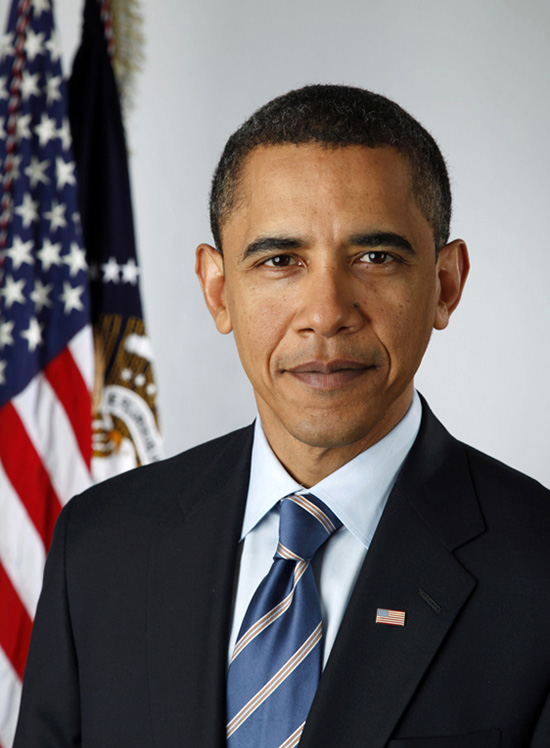
#> input picture data/in/obama.jpg, 550 x 748 px
$ python color_separation.py
#> lines starting #> are read from the running program, lines starting #| are printed output that depends on the picture
# http://scikit-image.org/docs/dev/auto_examples/color_exposure/plot_ihc_color_separation.html#sphx-glr-auto-examples-color-exposure-plot-ihc-color-separation-py

import matplotlib.pyplot as plt
from matplotlib.colors import LinearSegmentedColormap

from skimage import data
from skimage import io
from skimage.color import rgb2hed

import os

# Create an artificial color close to the orginal one
cmap_hema = LinearSegmentedColormap.from_list('mycmap', ['white', 'navy'])
cmap_dab = LinearSegmentedColormap.from_list('mycmap', ['white',
                                             'saddlebrown'])
cmap_eosin = LinearSegmentedColormap.from_list('mycmap', ['darkviolet',
                                               'white'])
# skimage data example
# ihc_rgb = data.immunohistochemistry()
# custom image
data_in_dir = './data/in'
# filename = os.path.join(data_in_dir, 'sun.jpg')
filename = os.path.join(data_in_dir, 'obama.jpg')
ihc_rgb = io.imread(filename)
#> ihc_rgb is the input picture: shape (748, 550, 3); mean R, G, B 113.8, 105.8, 105.7

ihc_hed = rgb2hed(ihc_rgb)
#> ihc_hed: shape (748, 550, 3) float64; mean of channels 0, 1, 2 0.111, 0.00366, 0.0868

fig, axes = plt.subplots(2, 2, figsize=(7, 6), sharex=True, sharey=True,
                         subplot_kw={'adjustable': 'box-forced'})
ax = axes.ravel()

ax[0].imshow(ihc_rgb)
ax[0].set_title("Original image")

ax[1].imshow(ihc_hed[:, :, 0], cmap=cmap_hema)
ax[1].set_title("Hematoxylin")

ax[2].imshow(ihc_hed[:, :, 1], cmap=cmap_eosin)
ax[2].set_title("Eosin")

ax[3].imshow(ihc_hed[:, :, 2], cmap=cmap_dab)
ax[3].set_title("DAB")

for a in ax.ravel():
    a.axis('off')

fig.tight_layout()

###########################

import numpy as np

from skimage.exposure import rescale_intensity

# Rescale hematoxylin and DAB signals and give them a fluorescence look
h = rescale_intensity(ihc_hed[:, :, 0], out_range=(0, 1))
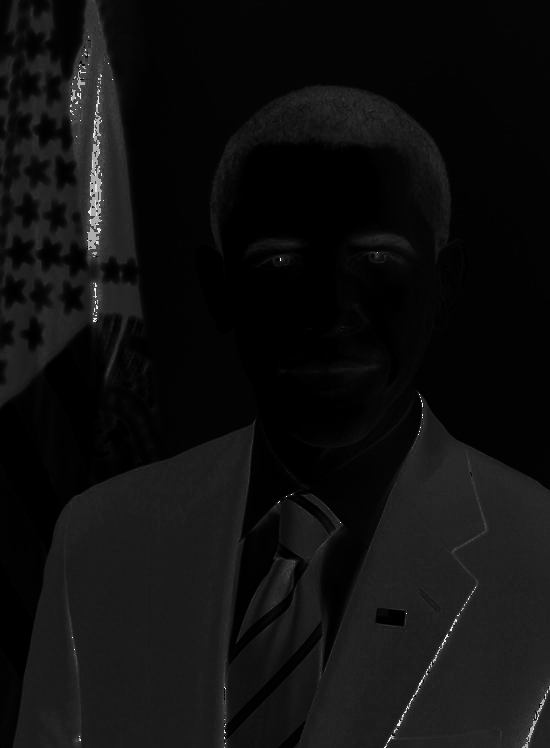
#> h: shape (748, 550) float64; min 0, max 1, mean 0.0621
d = rescale_intensity(ihc_hed[:, :, 2], out_range=(0, 1))
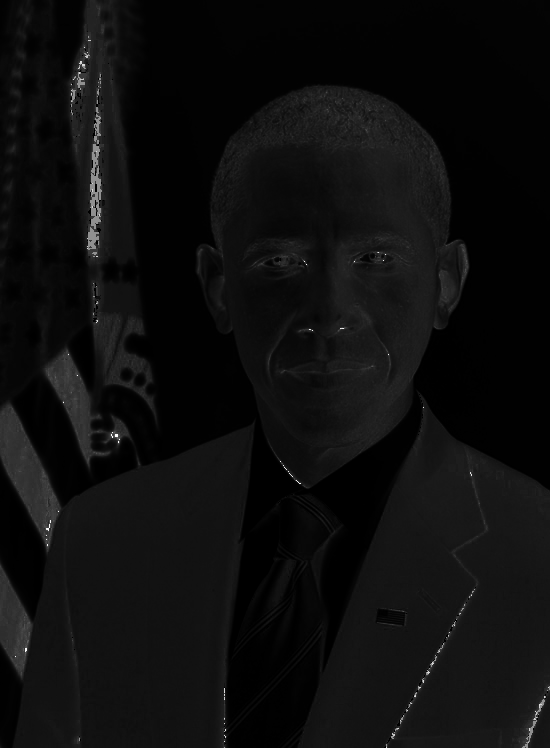
#> d: shape (748, 550) float64; min 0, max 1, mean 0.0559
zdh = np.dstack((np.zeros_like(h), d, h))
#> zdh: shape (748, 550, 3) float64; mean of channels 0, 1, 2 0, 0.0559, 0.0621

fig = plt.figure()
axis = plt.subplot(1, 1, 1, sharex=ax[0], sharey=ax[0], adjustable='box-forced')
axis.imshow(zdh)
axis.set_title("Stain separated image (rescaled)")
axis.axis('off')
plt.show()
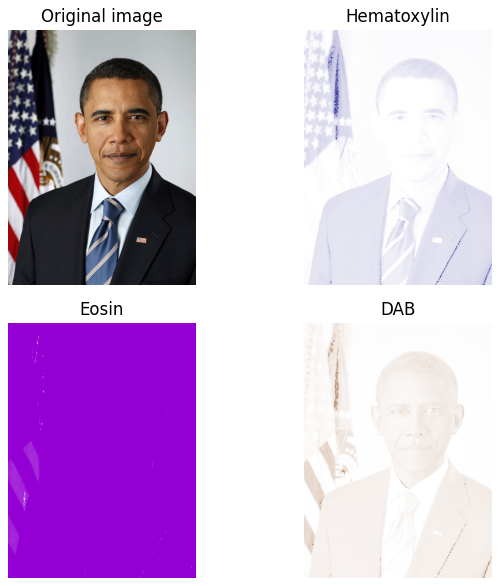
#> figure drawn by matplotlib, 4 panels

$ run again, with data/in/rocket.jpg copied over data/in/obama.jpg
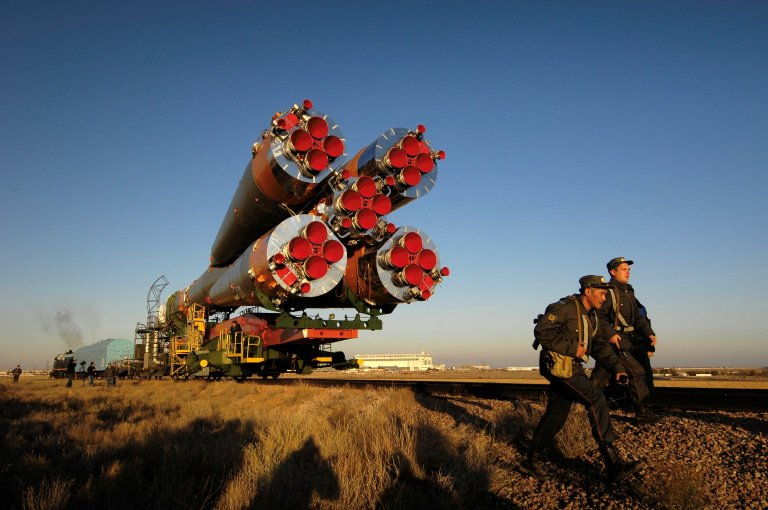
#> input picture data/in/rocket.jpg, 768 x 510 px
#> ihc_rgb is the input picture: shape (510, 768, 3); mean R, G, B 90, 94.4, 102.3
#> ihc_hed: shape (510, 768, 3) float64; mean of channels 0, 1, 2 0.108, 0.00536, 0.152
#> `d = rescale_intensity(ihc_hed[:, :, 2], out_range=(0, 1))`:
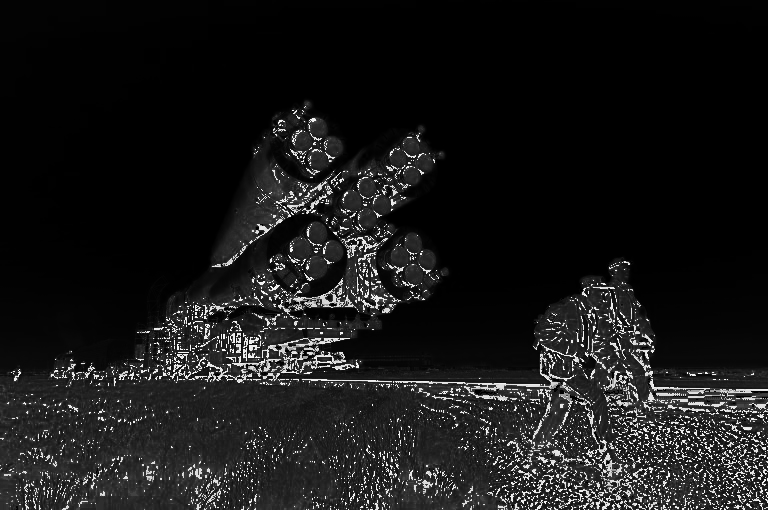
#> d: shape (510, 768) float64; min 0, max 1, mean 0.097
#> zdh: shape (510, 768, 3) float64; mean of channels 0, 1, 2 0, 0.097, 0.0607
#> `plt.show()`:
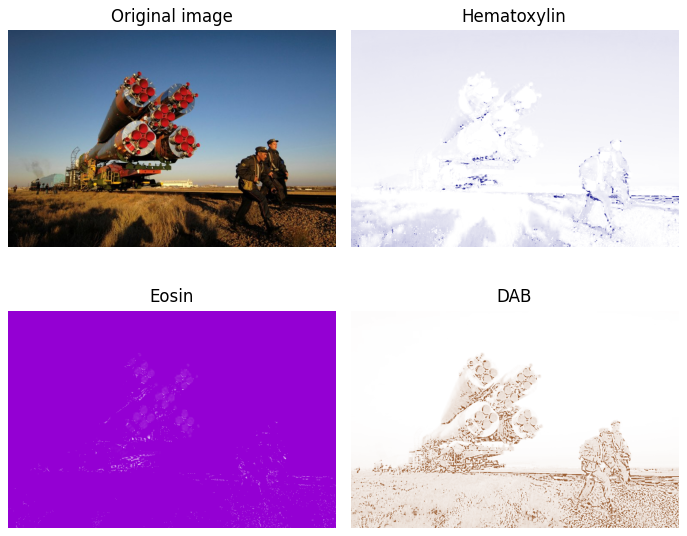
#> figure drawn by matplotlib, 4 panels

$ run again, with data/in/swordfish.jpg copied over data/in/obama.jpg
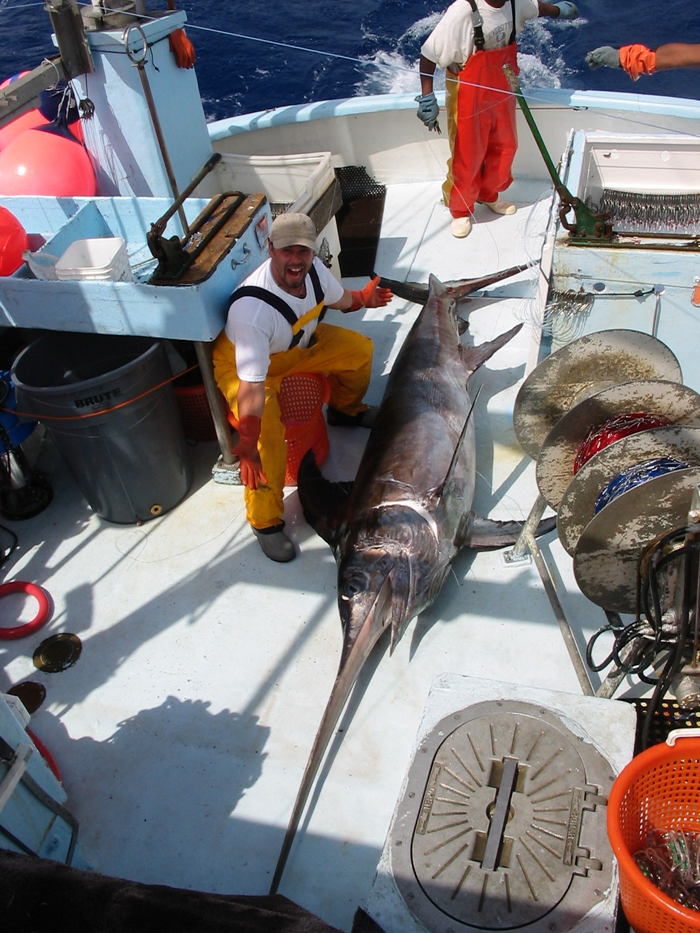
#> input picture data/in/swordfish.jpg, 700 x 933 px
#> ihc_rgb is the input picture: shape (933, 700, 3); mean R, G, B 122, 117.1, 119.7
#> ihc_hed: shape (933, 700, 3) float64; mean of channels 0, 1, 2 0.0909, 0.00252, 0.0756
#> `d = rescale_intensity(ihc_hed[:, :, 2], out_range=(0, 1))`:
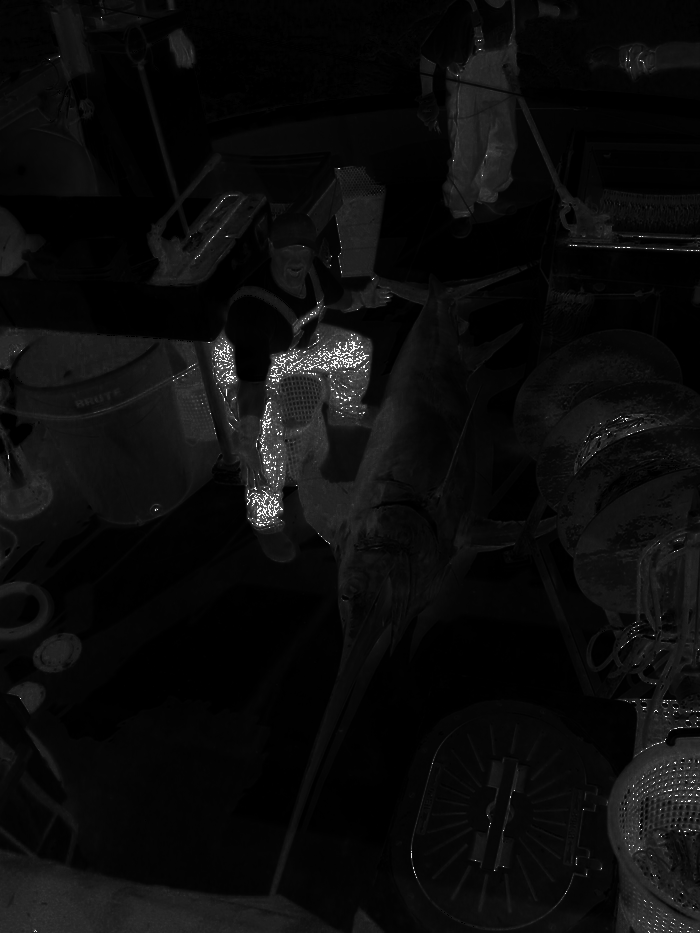
#> d: shape (933, 700) float64; min 0, max 1, mean 0.0484
#> zdh: shape (933, 700, 3) float64; mean of channels 0, 1, 2 0, 0.0484, 0.05
#> `plt.show()`:
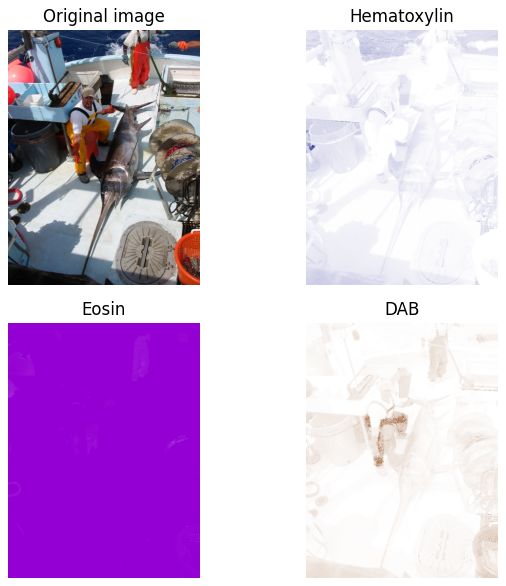
#> figure drawn by matplotlib, 4 panels
